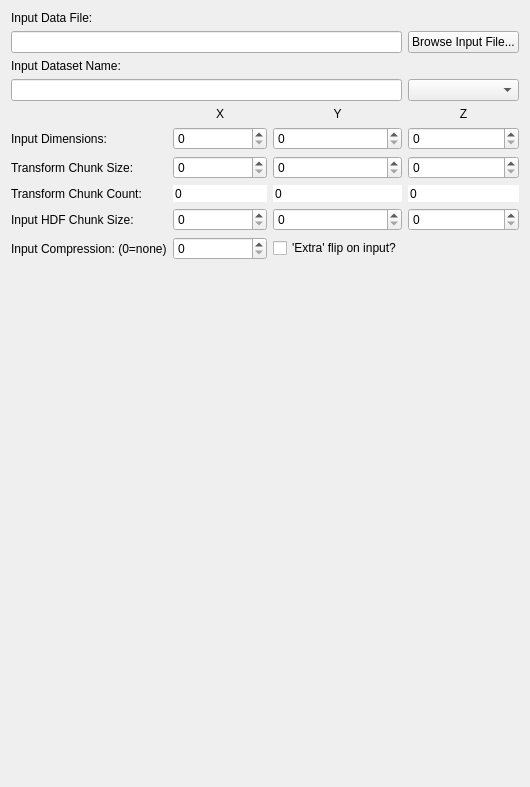
       <widget class="QWidget" name="m_InputTab">
        <attribute name="title">
         <string>Input</string>
        </attribute>
        <layout class="QGridLayout" name="gridLayout">
         <item row="0" column="0">
          <widget class="QLabel" name="label">
           <property name="text">
            <string>Input Data File:</string>
           </property>
          </widget>
         </item>
         <item row="1" column="3">
          <widget class="QPushButton" name="m_BrowseInputFile">
           <property name="text">
            <string>Browse Input File...</string>
           </property>
          </widget>
         </item>
         <item row="2" column="0">
          <widget class="QLabel" name="label_3">
           <property name="text">
            <string>Input Dataset Name:</string>
           </property>
          </widget>
         </item>
         <item row="5" column="1">
          <widget class="QLabel" name="label_25">
           <property name="text">
            <string>X</string>
           </property>
           <property name="alignment">
            <set>Qt::AlignCenter</set>
           </property>
          </widget>
         </item>
         <item row="5" column="2">
          <widget class="QLabel" name="label_26">
           <property name="text">
            <string>Y</string>
           </property>
           <property name="alignment">
            <set>Qt::AlignCenter</set>
           </property>
          </widget>
         </item>
         <item row="5" column="3">
          <widget class="QLabel" name="label_27">
           <property name="text">
            <string>Z</string>
           </property>
           <property name="alignment">
            <set>Qt::AlignCenter</set>
           </property>
          </widget>
         </item>
         <item row="6" column="0">
          <widget class="QLabel" name="label_17">
           <property name="text">
            <string>Input Dimensions:</string>
           </property>
          </widget>
         </item>
         <item row="6" column="1">
          <widget class="QSpinBox" name="m_InputDimensionsX">
           <property name="toolTip">
            <string>Output HDF Chunk Size in X</string>
           </property>
           <property name="readOnly">
            <bool>false</bool>
           </property>
           <property name="maximum">
            <number>999999</number>
           </property>
          </widget>
         </item>
         <item row="6" column="2">
          <widget class="QSpinBox" name="m_InputDimensionsY">
           <property name="toolTip">
            <string>Output HDF Chunk Size in Y</string>
           </property>
           <property name="readOnly">
            <bool>false</bool>
           </property>
           <property name="maximum">
            <number>999999</number>
           </property>
          </widget>
         </item>
         <item row="6" column="3">
          <widget class="QSpinBox" name="m_InputDimensionsZ">
           <property name="toolTip">
            <string>Output HDF Chunk Size in Z</string>
           </property>
           <property name="readOnly">
            <bool>false</bool>
           </property>
           <property name="maximum">
            <number>999999</number>
           </property>
          </widget>
         </item>
         <item row="7" column="0">
          <widget class="QLabel" name="label_16">
           <property name="text">
            <string>Transform Chunk Size:</string>
           </property>
          </widget>
         </item>
         <item row="7" column="1">
          <widget class="QSpinBox" name="m_InputChunkX">
           <property name="toolTip">
            <string>Output HDF Chunk Size in X</string>
           </property>
           <property name="readOnly">
            <bool>false</bool>
           </property>
           <property name="maximum">
            <number>999999</number>
           </property>
          </widget>
         </item>
         <item row="7" column="2">
          <widget class="QSpinBox" name="m_InputChunkY">
           <property name="toolTip">
            <string>Output HDF Chunk Size in Y</string>
           </property>
           <property name="readOnly">
            <bool>false</bool>
           </property>
           <property name="maximum">
            <number>999999</number>
           </property>
          </widget>
         </item>
         <item row="7" column="3">
          <widget class="QSpinBox" name="m_InputChunkZ">
           <property name="toolTip">
            <string>Output HDF Chunk Size in Z</string>
           </property>
           <property name="readOnly">
            <bool>false</bool>
           </property>
           <property name="maximum">
            <number>999999</number>
           </property>
          </widget>
         </item>
         <item row="8" column="0">
          <widget class="QLabel" name="label_18">
           <property name="text">
            <string>Transform Chunk Count:</string>
           </property>
          </widget>
         </item>
         <item row="8" column="1">
          <widget class="QSpinBox" name="m_InputCountX">
           <property name="toolTip">
            <string>Output HDF Chunk Size in X</string>
           </property>
           <property name="frame">
            <bool>false</bool>
           </property>
           <property name="readOnly">
            <bool>true</bool>
           </property>
           <property name="buttonSymbols">
            <enum>QAbstractSpinBox::NoButtons</enum>
           </property>
           <property name="maximum">
            <number>999999</number>
           </property>
          </widget>
         </item>
         <item row="8" column="2">
          <widget class="QSpinBox" name="m_InputCountY">
           <property name="toolTip">
            <string>Output HDF Chunk Size in Y</string>
           </property>
           <property name="frame">
            <bool>false</bool>
           </property>
           <property name="readOnly">
            <bool>true</bool>
           </property>
           <property name="buttonSymbols">
            <enum>QAbstractSpinBox::NoButtons</enum>
           </property>
           <property name="maximum">
            <number>999999</number>
           </property>
          </widget>
         </item>
         <item row="8" column="3">
          <widget class="QSpinBox" name="m_InputCountZ">
           <property name="toolTip">
            <string>Output HDF Chunk Size in Z</string>
           </property>
           <property name="frame">
            <bool>false</bool>
           </property>
           <property name="readOnly">
            <bool>true</bool>
           </property>
           <property name="buttonSymbols">
            <enum>QAbstractSpinBox::NoButtons</enum>
           </property>
           <property name="maximum">
            <number>999999</number>
           </property>
          </widget>
         </item>
         <item row="9" column="0">
          <widget class="QLabel" name="label_12">
           <property name="text">
            <string>Input HDF Chunk Size:</string>
           </property>
          </widget>
         </item>
         <item row="9" column="1">
          <widget class="QSpinBox" name="m_InputHDFChunkX">
           <property name="toolTip">
            <string>Output HDF Chunk Size in X</string>
           </property>
           <property name="readOnly">
            <bool>false</bool>
           </property>
           <property name="maximum">
            <number>999999</number>
           </property>
          </widget>
         </item>
         <item row="9" column="2">
          <widget class="QSpinBox" name="m_InputHDFChunkY">
           <property name="toolTip">
            <string>Output HDF Chunk Size in Y</string>
           </property>
           <property name="readOnly">
            <bool>false</bool>
           </property>
           <property name="maximum">
            <number>999999</number>
           </property>
          </widget>
         </item>
         <item row="9" column="3">
          <widget class="QSpinBox" name="m_InputHDFChunkZ">
           <property name="toolTip">
            <string>Output HDF Chunk Size in Z</string>
           </property>
           <property name="readOnly">
            <bool>false</bool>
           </property>
           <property name="maximum">
            <number>999999</number>
           </property>
          </widget>
         </item>
         <item row="10" column="0">
          <widget class="QLabel" name="label_13">
           <property name="text">
            <string>Input Compression: (0=none)</string>
           </property>
          </widget>
         </item>
         <item row="10" column="1">
          <widget class="QSpinBox" name="m_InputCompression">
           <property name="toolTip">
            <string>Output HDF Chunk Size in X</string>
           </property>
           <property name="readOnly">
            <bool>false</bool>
           </property>
           <property name="maximum">
            <number>999999</number>
           </property>
          </widget>
         </item>
         <item row="10" column="2">
          <widget class="QCheckBox" name="m_ExtraFlip">
           <property name="text">
            <string>'Extra' flip on input?</string>
           </property>
          </widget>
         </item>
         <item row="11" column="0" colspan="4">
          <spacer name="verticalSpacer_2">
           <property name="orientation">
            <enum>Qt::Vertical</enum>
           </property>
           <property name="sizeHint" stdset="0">
            <size>
             <width>508</width>
             <height>516</height>
            </size>
           </property>
          </spacer>
         </item>
         <item row="1" column="0" colspan="3">
          <widget class="QLineEdit" name="m_InputDataFileName">
           <property name="readOnly">
            <bool>false</bool>
           </property>
          </widget>
         </item>
         <item row="3" column="0" colspan="3">
          <widget class="QLineEdit" name="m_InputDataSetName">
           <property name="readOnly">
            <bool>false</bool>
           </property>
          </widget>
         </item>
         <item row="3" column="3">
          <widget class="QComboBox" name="m_BrowseInputDataset"/>
         </item>
        </layout>
       </widget>
